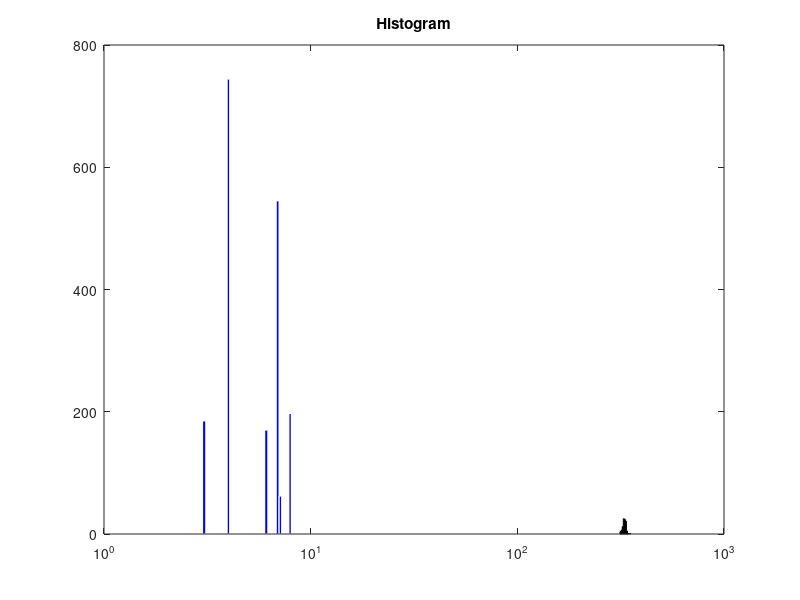
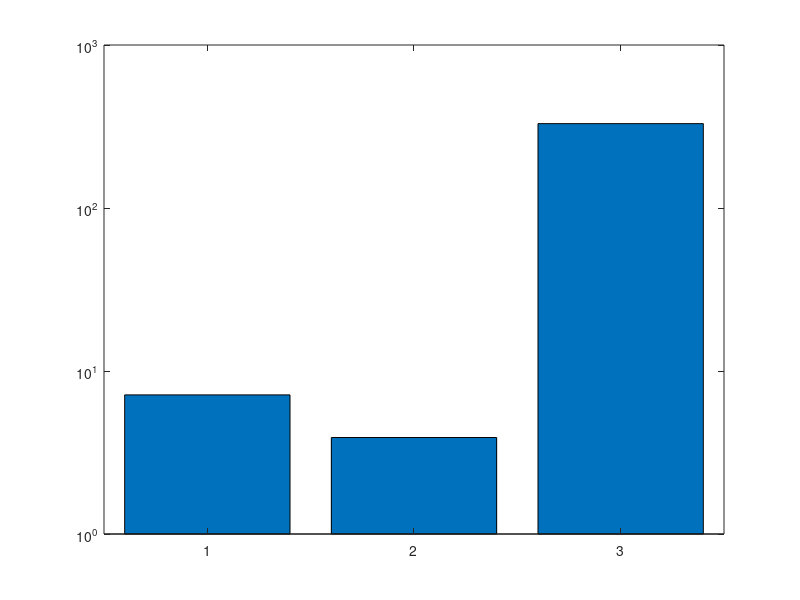

MATLAB code to generate these figures, in order:
close all;
clear all;

% Import logging Files
cs = csvread('Logg_CSharp.csv');
fs = csvread('Logg_FSharp.csv');
fsd = csvread('Logg_FSharp_direct.csv');

% Read files and add to array
logging{1} = cs;
logging{2} = fs;
logging{3} = fsd;

% Set names
name{1} = 'C#';
name{2} = 'F#';
name{3} = 'F# direct';

% Set names
color{1} = [1 0 0];
color{2} = [0 1 0];
color{3} = [0 0 1];

% Name graphics window
figure('name','Histogram');
for logNumber = 1:length(logging)
    
    % Convert to ms
    logging{logNumber} = logging{logNumber}*1000;
    
    % Remove first element
    logging{logNumber}(1) = [];
    
    % Average
    average(logNumber) = mean(logging{logNumber});
    
    % Remover outliers
    i = 1;
    while i <= length(logging{logNumber})
        if logging{logNumber}(i) >  average(logNumber)*1.25
           logging{logNumber}(i) = [];
        elseif logging{logNumber}(i) <  average(logNumber)*0.75
           logging{logNumber}(i) = [];
        else
            i = i+1;
        end
    end
    
    % Make histogram
    set(findobj(gca,'Type','patch'),'FaceColor',color{logNumber},'EdgeColor','w');
    hist(logging{logNumber})
    hold on;
end
title('Histogram')
set(gca,'XScale','log')


% Average chart
hold off;
figure('name','Average');
bar(average);
set(gca,'YScale','log')
